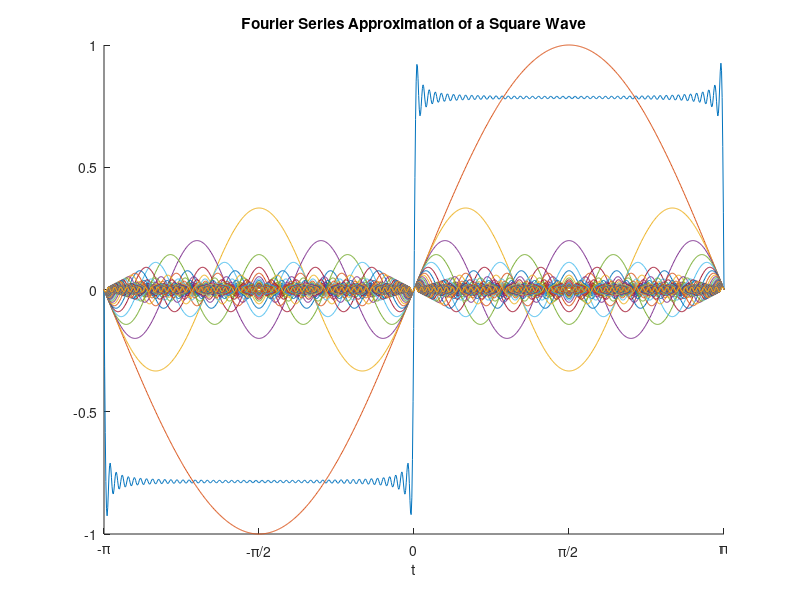

MATLAB code to generate this figure: (Note: this script raises an error after producing the figure.)
% SPDX-License-Identifier: GPL-3.0-or-later
%
% Solution.m -- Assignment 05 solution
% Copyright (C) 2024  Jacob Koziej <jacobkoziej@gmail.com>

clc;
clear;
close all;

%% 1
i = 50;
a_n = (2 .* (0:i) + 1)';

t = linspace(-pi, pi, 1e3);
s = sin(a_n .* t) ./ a_n;

sq = sum(s);

figure;
hold on;
plot(t, sq);
plot(t, s);
title('Fourier Series Approximation of a Square Wave');
xlabel('t');
xlim([t(1), t(end)]);
xticklabels({'-\pi', '-\pi/2', '0', '\pi/2', '\pi'});
xticks([-pi, -pi / 2, 0, pi / 2, pi]);
ylim([-1, 1]);

%% 2
figure;
sgtitle('Fourier Series Approximation of a Square Wave');

subplot(1, 2, 1);
plot(t, sq);
title('Approximation');
xlabel('t');
xlim([t(1), t(end)]);
xticklabels({'-\pi', '-\pi/2', '0', '\pi/2', '\pi'});
xticks([-pi, -pi / 2, 0, pi / 2, pi]);
ylim([-1, 1]);

subplot(1, 2, 2);
plot(t, s);
title('Componenents');
xlabel('t');
xlim([t(1), t(end)]);
xticklabels({'-\pi', '-\pi/2', '0', '\pi/2', '\pi'});
xticks([-pi, -pi / 2, 0, pi / 2, pi]);
ylim([-1, 1]);

%% 3
n = 64;
x = linspace(-2 * pi, 2 * pi, 64);
y = linspace(-2 * pi, 2 * pi, 64);

[X, Y] = meshgrid(x, y);

Z = X .* sin(X) - Y .* cos(Y);

figure;
surf(X, Y, Z);
